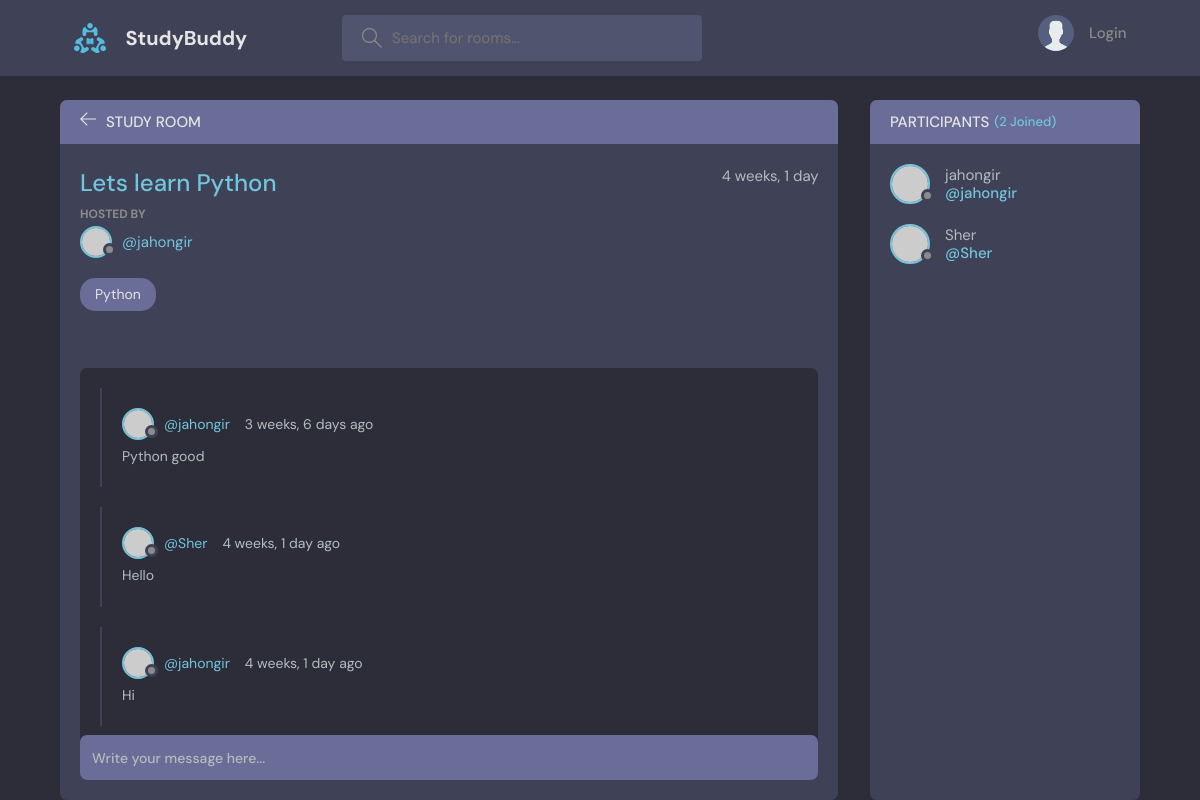
Page /room/2/ on the committed database.
### base/models.py (models this page shows, shortened)
class Room(models.Model):
    host = models.ForeignKey(User, on_delete=models.SET_NULL, null=True)
    topic = models.ForeignKey(Topic, on_delete=models.SET_NULL, null=True)
    name = models.CharField(max_length=200)
    discription = models.TextField(null=True, blank=True)
    participants = models.ManyToManyField(
        User, related_name='participants', blank=True)
    updated = models.DateTimeField(auto_now=True)
    created = models.DateTimeField(auto_now_add=True)
    class Meta:
        ordering = ['-updated', '-created']

class Topic(models.Model):
    name = models.CharField(max_length=200)

class Message(models.Model):
    user = models.ForeignKey(User, on_delete=models.CASCADE)
    room = models.ForeignKey(Room, on_delete=models.CASCADE)
    body = models.TextField()
    updated = models.DateTimeField(auto_now=True)
    created = models.DateTimeField(auto_now_add=True)
    class Meta:
        ordering = ['-updated', '-created']

### base/views.py (the view, shortened to what this page needs)
# urls.py: path('room/<int:pk>/', views.room, name='room'),
def room(request, pk):
    room = Room.objects.get(id=pk)
    room_massages = room.message_set.all()
    participants = room.participants.all()
    context = {'room':room, 'room_massages':room_massages, 'participants':participants}
    return render(request, 'base/room.html', context)

### base/templates/base/room.html (shortened to what this page needs)
{% extends 'main.html' %}
{% block content %}
    <main class="profile-page layout layout--2">
      <div class="container">
        <div class="room">
          <div class="room__top">
            <div class="room__topLeft">
              <a href="{% url 'home' %}">
                <svg version="1.1" xmlns="http://www.w3.org/2000/svg" width="32" height="32" viewBox="0 0 32 32">
                  <title>arrow-left</title>
                  <path
                    d="M13.723 2.286l-13.723 13.714 13.719 13.714 1.616-1.611-10.96-10.96h27.625v-2.286h-27.625l10.965-10.965-1.616-1.607z"
                  ></path>
                </svg>
              </a>
              <h3>Study Room</h3>
            </div>
          </div>
          <div class="room__box scroll">
            <div class="room__header scroll">
              <div class="room__info">
                <h3>{{ room.name }}</h3>
                <span>{{ room.created | timesince }}</span>
              </div>
              <div class="room__hosted">
                <p>Hosted By</p>
                <a href="{% url 'user-profile' room.host.id%}" class="room__author">
                  <div class="avatar avatar--small">
                    <img src="https://randomuser.me/api/portraits/men/37.jpg" />
                  </div>
                  <span>@{{ room.host.username }}</span>
                </a>
              </div>
              <span class="room__topics">{{room.topic.name}}</span>
            </div>
            <div class="room__conversation">
              <div class="threads scroll">
                {% for message in room_massages %}
                <div class="thread">
                  <div class="thread__top">
                    <div class="thread__author">
                      <a href="{% url 'user-profile' message.user.id %}" class="thread__authorInfo">
                        <div class="avatar avatar--small">
                          <img src="https://randomuser.me/api/portraits/men/37.jpg" />
                        </div>
                        <span>@{{ message.user.username}}</span>
                      </a>
                      <span class="thread__date">{{ message.created | timesince }} ago</span>
                    </div>
                  </div>
                  <div class="thread__details">
                    {{message.body}}
                  </div>
                </div>
                {% endfor %}
              </div>
            </div>
          </div>
          <div class="room__message">
            <form action="#" method="POST">{% csrf_token %}
              <input name="body" placeholder="Write your message here..." />
            </form>
          </div>
        </div>
        <div class="participants">
          <h3 class="participants__top">Participants <span>({{participants.count}} Joined)</span></h3>
          <div class="participants__list scroll">
            {% for user in participants %}
            <a href="{% url 'user-profile' user.id %}" class="participant">
              <div class="avatar avatar--medium">
                <img src="https://randomuser.me/api/portraits/men/37.jpg" />
              </div>
              <p>{{user.username}}
                <span>@{{user.username}}</span>
              </p>
            </a>
            {% endfor %}
          </div>
        </div>
      </div>
    </main>
{% endblock %}

### rows in the picture
Room: name "Lets learn Python", created "4 weeks, 1 day", host.username "jahongir", topic.name "Python"
Message: user.username "jahongir", created "3 weeks, 6 days", body "Python good"
Message: user.username "Sher", created "4 weeks, 1 day", body "Hello"
Message: user.username "jahongir", created "4 weeks, 1 day", body "Hi"

### other values in the picture
{{ participants.count }} "2"
{{ user.username }} "jahongir"
{{ user.username }} "Sher"
